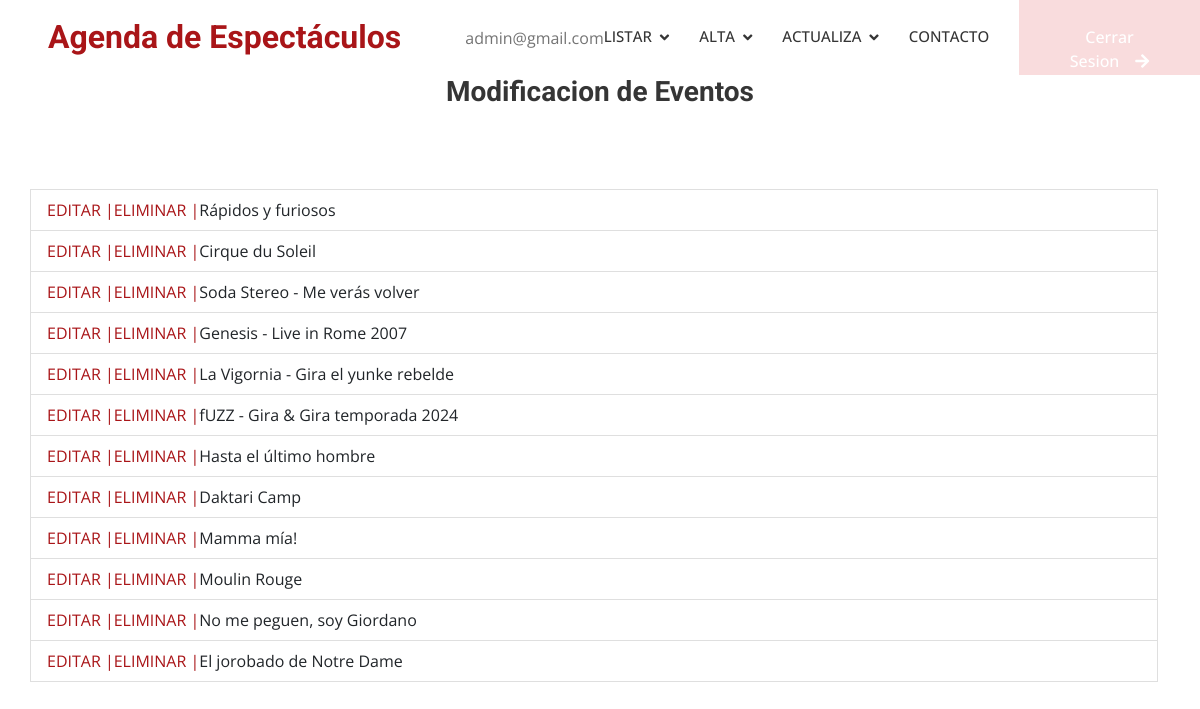
Screenshot of /ge/modificaevento (signed in) with the database file from the repository.
### tables this page shows
CREATE TABLE `evento` (
  `id` int(11) NOT NULL,
  `nombre` varchar(255) NOT NULL,
  `descripcion` varchar(255) NOT NULL,
  `fecha` date NOT NULL,
  `tipo` int(11) NOT NULL
);

### ge/app/views/eventview.php (called while the page is built, shortened)
<?php
Class EventView {
    function showEventsUpdate($events) {
        require_once 'templates/show_events_edit.phtml';
        }
}

### ge/app/controllers/eventcontroller.php (called while the page is built, shortened)
<?php
include_once 'app/models/eventmodel.php';
include_once 'app/views/eventview.php';
class EventController {
    private $model;
    private $view;
    function __construct($res){
      $this->model = new EventModel();
      $this->view = new EventView($res->user);
  }
    function showEvents1(){
      $events = $this->model->getAll();
      $this->view->showEventsUpdate($events);
  }
}

### ge/app/models/eventmodel.php (called while the page is built, shortened)
<?php
Class EventModel {
    private $db;
    public function __construct() {
       $this->db = new PDO('mysql:host=localhost;dbname=g27_db_webspectaculos;charset=utf8', 'root', '');
   }
    public function getAll(){
        $query = $this->db->prepare('SELECT * FROM evento');
        $query->execute();
        $events = $query->fetchAll(PDO::FETCH_OBJ);
        return $events;
    }
}

### ge/templates/show_events_edit.phtml (the view)
<?php require_once 'templates/header.phtml';
?>
<h3 align='center'>Modificacion de Eventos</h3>
<div class='container-xxl py-5'>
    <div class='container'>
    <div class='row g-4'>
        <ul class='list-group mt-5'>
            <?php foreach($events as $event): ?>
                <li class='list-group-item'>
                    <a href="editar/<?=$event->id?>">EDITAR  |</a><a href="eliminar/<?=$event->id?>">ELIMINAR  |</a><?=$event->nombre ?>
                </li>
            <?php endforeach?>
        </ul>
    </div>
    </div>
</div>
<?php
require_once 'templates/footer.phtml';

### ge/css/style.css (style rules this page uses)
:root { --primary: #a91518; --light: #F5F5F5; --dark: #353535; }

### rows the page displays
evento: nombre "Rápidos y furiosos"
evento: nombre "Cirque du Soleil"
evento: nombre "Soda Stereo - Me verás volver"
evento: nombre "Genesis - Live in Rome 2007"
evento: nombre "La Vigornia - Gira el yunke rebelde"
evento: nombre "fUZZ - Gira & Gira temporada 2024"
evento: nombre "Hasta el último hombre"
evento: nombre "Daktari Camp"
evento: nombre "Mamma mía!"
evento: nombre "Moulin Rouge"
evento: nombre "No me peguen, soy Giordano"
evento: nombre "El jorobado de Notre Dame"

### other values shown
$this->user->email "admin@gmail.com"
